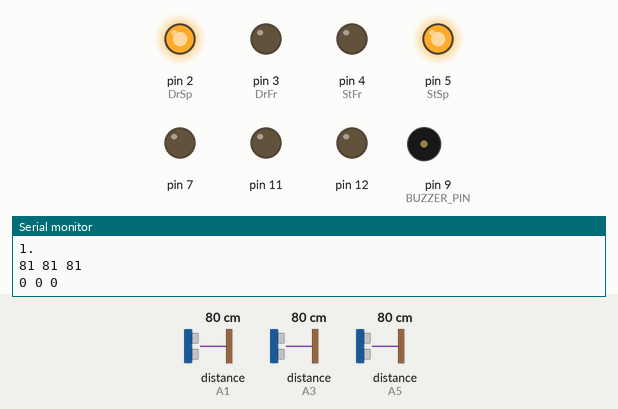
A sketch run on a simulated Arduino Uno, built with avr-gcc and run on an emulated ATmega328P. On the bench: output pins drawn as LEDs (lit = HIGH), buzzer (waves = sounding, pin HIGH), the last lines printed to the serial monitor. Inputs (shaded band) come from the test bench; at power-on: distance to the obstacle (sensors on A1, A3, A5) 80 cm. The echo pulse lasts 58.3 µs per cm.

Above: at 1.4 s.
1.5 s: distance to the obstacle (sensor on A1) set to 49 cm
3.0 s: distance to the obstacle (sensor on A1) set to 42 cm
At 4.1 s:
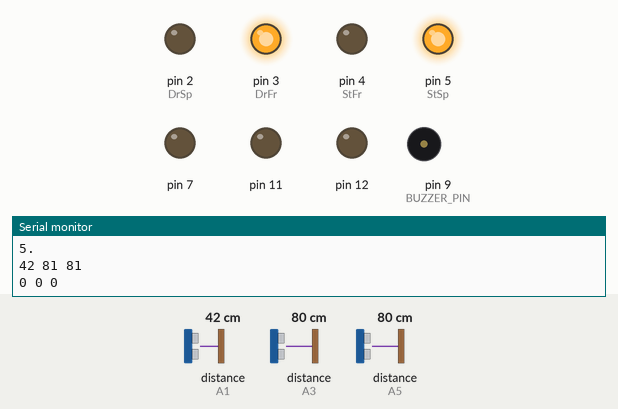
4.5 s: distance to the obstacle (sensor on A3) set to 27 cm
6.2 s: distance to the obstacle (sensor on A3) set to 22 cm
At 6.86 s:
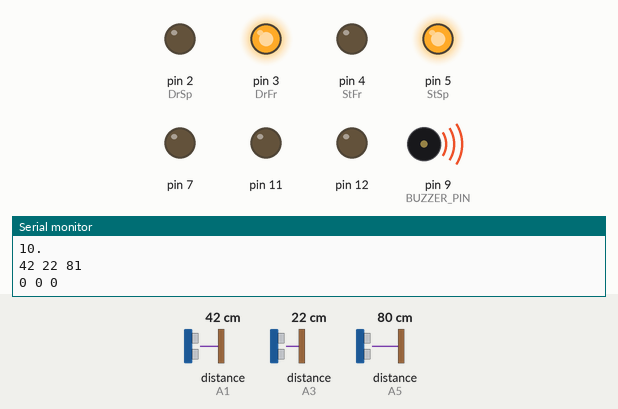
9.5 s: distance to the obstacle (sensor on A5) set to 45 cm
12.8 s: distance to the obstacle (sensor on A5) set to 39 cm
At 13.52 s:
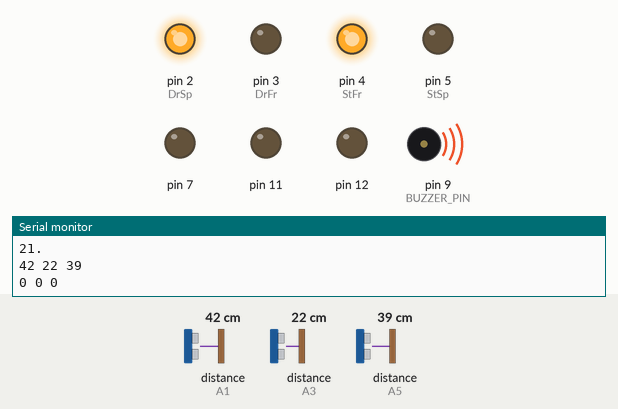
Timing chart, 0 to 17.1 s (numbered marks = the images above; inputs shaded):
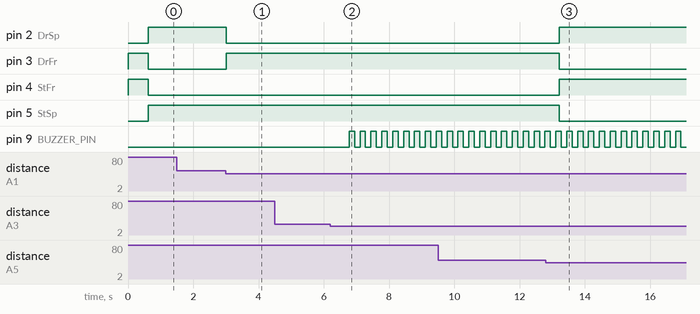

The sketch:

UltrasonicBuzzer.ino
```cpp
#include <Arduino.h>
#include <NewPing.h>

#include "Motion.h"
#include "TonePlayer.h"

#define BUZZER_PIN		9
#define BUZZER_START_BEEPS_CM	25

#define SAFE_DISTANCE			45
#define MINIMUM_SAFE_DISTANCE	20

#define SONAR_MAX_DISTANCE	200

/* Two basic states */
typedef enum States
{
	MOVE,
	SCAN
}state_t;

/* Scanning states */
typedef enum ScanningStates
{
	FRONT_LEFT,
	FRONT_RIGHT,
	BACK_LEFT,
	BACK_RIGHT
}scan_state_t;

state_t State = States::SCAN;
scan_state_t ScanState = ScanningStates::FRONT_LEFT;

/* Sensors identifiers */
typedef enum sensors_ids
{
	FRONT_LEFT_SENSOR = 0,
	FRONT_MIDDLE_SENSOR = 1,
	FRONT_RIGHT_SENSOR = 2,
	BACK_RIGHT_SENSOR = 3,
	BACK_MIDDLE_SENSOR = 4,
	BACK_LEFT_SENSOR = 5
} sensor_id_t;

/* Sensor data structure */
typedef struct sensor
{
	int echoPin = 0;
	int trigPin = 0;
	int currVal = 0;
	int lastVal = 0;
	int maxDistance = 100;
	//NewPing *driver;
} sensor_t;

/* Sensors array */
sensor_t sensors[6];

/* Initialize buzzer */
TonePlayer buzzer(TCCR1A, TCCR1B, OCR1AH, OCR1AL, TCNT1H, TCNT1L); // pin D9 (Uno), D11 (Mega)

int GetSensorDistance(int sensor)
{
//	// Classic time consuming method
//	int duration, distance;
//	digitalWrite(sensors[sensor].trigPin, LOW);
//	delayMicroseconds(2);
//	digitalWrite(sensors[sensor].trigPin, HIGH);
//	delayMicroseconds(10);
//	digitalWrite(sensors[sensor].trigPin, LOW);
//	duration = pulseIn(sensors[sensor].echoPin, HIGH);
//	distance = (duration / 2) / 29.1;

	static NewPing sonars[6] =
	        {
	                //		TR	EC
	                //NewPing(sensors[FRONT_LEFT_SENSOR].trigPin, sensors[FRONT_LEFT_SENSOR].echoPin, sensors[FRONT_LEFT_SENSOR].maxDistance),
	                //NewPing(sensors[FRONT_MIDDLE_SENSOR].trigPin, sensors[FRONT_MIDDLE_SENSOR].echoPin, sensors[FRONT_MIDDLE_SENSOR].maxDistance),
	                //NewPing(sensors[FRONT_RIGHT_SENSOR].trigPin, sensors[FRONT_RIGHT_SENSOR].echoPin, sensors[FRONT_RIGHT_SENSOR].maxDistance),
	                NewPing(A0, A1, SONAR_MAX_DISTANCE),
	                NewPing(A2, A3, SONAR_MAX_DISTANCE),
	                NewPing(A4, A5, SONAR_MAX_DISTANCE),
	                NewPing(7, 6, SONAR_MAX_DISTANCE),
	                NewPing(12, 8, SONAR_MAX_DISTANCE),
	                NewPing(11, 10, SONAR_MAX_DISTANCE)
	        };

	int distance = sonars[sensor].ping() / US_ROUNDTRIP_CM;

	/* Also store the distance */
	if( distance > 0 )
	{
		sensors[sensor].lastVal = sensors[sensor].currVal;
		sensors[sensor].currVal = distance;
		return distance;
	}
	else
	{
		return sensors[sensor].currVal;
	}

}

void UpdateSensors()
{
	for (int i = 0; i < (int) (sizeof(sensors) / sizeof(sensors[0])) / 2; i++)
		GetSensorDistance(i);
}

void PrintSensors()
{
	static int i = 0;

	Serial.print(i++);
	Serial.print(".\n");
	Serial.print(sensors[FRONT_LEFT_SENSOR].currVal);
	Serial.print(" ");
	Serial.print(sensors[FRONT_MIDDLE_SENSOR].currVal);
	Serial.print(" ");
	Serial.print(sensors[FRONT_RIGHT_SENSOR].currVal);
	Serial.print("\n");

	Serial.print(sensors[BACK_LEFT_SENSOR].currVal);
	Serial.print(" ");
	Serial.print(sensors[BACK_MIDDLE_SENSOR].currVal);
	Serial.print(" ");
	Serial.print(sensors[BACK_RIGHT_SENSOR].currVal);
	Serial.print("\n\n");
}

void setup()
{
	Serial.begin(115200);

	/* Setting up sensors pins */
	sensors[FRONT_LEFT_SENSOR].echoPin = A1;
	sensors[FRONT_LEFT_SENSOR].trigPin = A0;

	sensors[FRONT_MIDDLE_SENSOR].echoPin = A3;
	sensors[FRONT_MIDDLE_SENSOR].trigPin = A2;

	sensors[FRONT_RIGHT_SENSOR].echoPin = A5;
	sensors[FRONT_RIGHT_SENSOR].trigPin = A4;

	sensors[BACK_LEFT_SENSOR].echoPin = 6;
	sensors[BACK_LEFT_SENSOR].trigPin = 7;

	sensors[BACK_MIDDLE_SENSOR].echoPin = 8;
	sensors[FRONT_MIDDLE_SENSOR].trigPin = 12;

	sensors[BACK_RIGHT_SENSOR].echoPin = 10;
	sensors[FRONT_RIGHT_SENSOR].trigPin = 11;

	/* Initialize pins */
	for (int i = 0; i < (int) (sizeof(sensors) / sizeof(sensors[0])); i++)
	{
		pinMode(sensors[i].echoPin, INPUT);
		pinMode(sensors[i].trigPin, OUTPUT);
	}

	/* Setting up buzzers pins */
	pinMode(BUZZER_PIN, OUTPUT);

	/* Init motors */
	motionInit();
}

int GetMinimumDistance()
{
	int smallest_distance = SONAR_MAX_DISTANCE;
	/* Get smallest distance to check whether buzzes shall send tone or not */
	for (int i = 0; i < (int) (sizeof(sensors) / sizeof(sensors[0])); i++)
	{
		if( (sensors[i].currVal != 0)
		        && (sensors[i].currVal < smallest_distance) )
			smallest_distance = sensors[i].currVal;
	}
	return smallest_distance;
}

int GetMaximumDistance()
{
	int max_distance = 0;
	/* Get smallest distance to check whether buzzes shall send tone or not */
	for (int i = 0; i < (int) (sizeof(sensors) / sizeof(sensors[0])); i++)
	{
		if( (sensors[i].currVal != 0) && (sensors[i].currVal > max_distance) )
			max_distance = sensors[i].currVal;
	}
	return max_distance;
}

bool ClearToGoFront()
{
	if(sensors[FRONT_LEFT_SENSOR].currVal > MINIMUM_SAFE_DISTANCE
					&& sensors[FRONT_RIGHT_SENSOR].currVal > MINIMUM_SAFE_DISTANCE
					&& sensors[FRONT_MIDDLE_SENSOR].currVal > MINIMUM_SAFE_DISTANCE)
		return true;
	else
		return false;
}

bool ClearToGoBack()
{
	if(sensors[BACK_LEFT_SENSOR].currVal > MINIMUM_SAFE_DISTANCE
					&& sensors[BACK_RIGHT_SENSOR].currVal > MINIMUM_SAFE_DISTANCE
					&& sensors[BACK_MIDDLE_SENSOR].currVal > MINIMUM_SAFE_DISTANCE)
		return true;
	else
		return false;
}

long prevMillisUpdateSensors = 0;
long tmpCounter = 0;

void loop()
{
	if( millis() - prevMillisUpdateSensors >= 600 )
	{
		prevMillisUpdateSensors = millis();

		//digitalWrite(FRONT_BUZZER_PIN, HIGH);
		UpdateSensors();
		PrintSensors();

		int smallest_distance = SONAR_MAX_DISTANCE;
		/* Get smallest distance to check whether buzzes shall send tone or not */
		for (int i = 0; i < (int) (sizeof(sensors) / sizeof(sensors[0])); i++)
		{
			if( (sensors[i].currVal != 0) && (sensors[i].currVal < smallest_distance) )
				smallest_distance = sensors[i].currVal;
		}

		if( smallest_distance < BUZZER_START_BEEPS_CM && smallest_distance != 0 )
		{
			int buzzer_hz = map(smallest_distance, 1, BUZZER_START_BEEPS_CM, 10, 1);
			buzzer.tone(buzzer_hz);
		}
		else
		{
			buzzer.noTone();
		}
	}

	/* Car state */
	if(GetMaximumDistance() <= MINIMUM_SAFE_DISTANCE && State != SCAN)
	{
		State = States::SCAN;
		if( sensors[FRONT_LEFT_SENSOR].currVal > sensors[FRONT_RIGHT_SENSOR].currVal )
		{
			ScanState = ScanningStates::FRONT_LEFT;
		}
		else if( sensors[FRONT_RIGHT_SENSOR].currVal > sensors[FRONT_LEFT_SENSOR].currVal )
		{
			ScanState = ScanningStates::FRONT_RIGHT;
		}
	}
	else
	{
		State = States::MOVE;
	}

	/** ********************************************************************************* **/

	/* Handle scanning state */
	if( State == States::SCAN )
	{
		if(sensors[FRONT_LEFT_SENSOR].currVal < MINIMUM_SAFE_DISTANCE
				&& sensors[FRONT_RIGHT_SENSOR].currVal < MINIMUM_SAFE_DISTANCE
				&& sensors[FRONT_MIDDLE_SENSOR].currVal < MINIMUM_SAFE_DISTANCE)
		{
			moveBackward();
		}
		else if( ScanState == ScanningStates::FRONT_LEFT )
		{
			turnLeft();
			if(ClearToGoFront())
				State = States::MOVE;
		}
		else if( ScanState == ScanningStates::FRONT_RIGHT )
		{
			turnRight();
			if(ClearToGoFront())
				State = States::MOVE;
		}
	}

	/* Handle moving state */
	if( State == States::MOVE )
	{
		if( sensors[FRONT_MIDDLE_SENSOR].currVal > SAFE_DISTANCE
		        && sensors[FRONT_LEFT_SENSOR].currVal > SAFE_DISTANCE
		        && sensors[FRONT_RIGHT_SENSOR].currVal > SAFE_DISTANCE )
		{
			moveForward();
		}
		else if( sensors[FRONT_LEFT_SENSOR].currVal > sensors[FRONT_RIGHT_SENSOR].currVal )
		{
			turnLeft();
		}
		else if( sensors[FRONT_RIGHT_SENSOR].currVal > sensors[FRONT_LEFT_SENSOR].currVal )
		{
			turnRight();
		}
	}
}
```

Motion.h
```cpp
/*
 * Motion.h
 *
 *  Created on: Sep 8, 2018
 *      Author: curiosul
 */

#ifndef MOTION_H_
#define MOTION_H_

#include <Arduino.h>

int DrFr = 3;
int DrSp = 2;
int StFr = 4;
int StSp = 5;

void motionInit()
{
	pinMode(DrFr,OUTPUT);
	pinMode(StFr,OUTPUT);
	pinMode(DrSp,OUTPUT);
	pinMode(StSp,OUTPUT);
	digitalWrite(DrFr,LOW);
	digitalWrite(StFr,LOW);
	digitalWrite(DrSp,LOW);
	digitalWrite(StSp,LOW);
}

void moveStop()
{
	digitalWrite(DrFr, LOW);
	digitalWrite(StFr, LOW);
	digitalWrite(DrSp, LOW);
	digitalWrite(StSp, LOW);
}

void moveBackward()
{
	digitalWrite(DrFr, HIGH);
	digitalWrite(StFr, HIGH);
	digitalWrite(DrSp, LOW);
	digitalWrite(StSp, LOW);
}

void moveForward()
{
	digitalWrite(DrFr, LOW);
	digitalWrite(StFr, LOW);
	digitalWrite(DrSp, HIGH);
	digitalWrite(StSp, HIGH);
}

void turnLeft()
{
	digitalWrite(DrFr, LOW);
	digitalWrite(StFr, HIGH);
	digitalWrite(DrSp, HIGH);
	digitalWrite(StSp, LOW);
}

void turnRight()
{
	digitalWrite(DrFr, HIGH);
	digitalWrite(StFr, LOW);
	digitalWrite(DrSp, LOW);
	digitalWrite(StSp, HIGH);
}

#endif /* MOTION_H_ */
```

TonePlayer.h
```cpp
// (licence header left out)
#ifndef _TONE_PLAYER_
#define _TONE_PLAYER_

#include <Arduino.h>

class TonePlayer
  {
  // addresses of output ports - NULL if not applicable
  volatile byte * const timerRegA_;
  volatile byte * const timerRegB_;
  volatile byte * const timerOCRH_;
  volatile byte * const timerOCRL_;
  volatile byte * const timerTCNTH_;
  volatile byte * const timerTCNTL_;

  public:
    // constructor
    TonePlayer (
          // ports
          volatile byte & timerRegA,
          volatile byte & timerRegB,
          volatile byte & timerOCRH,
          volatile byte & timerOCRL,
          volatile byte & timerTCNTH,
          volatile byte & timerTCNTL)
       :
         timerRegA_  (&timerRegA),
         timerRegB_  (&timerRegB),
         timerOCRH_  (&timerOCRH),
         timerOCRL_  (&timerOCRL),
         timerTCNTH_ (&timerTCNTH),
         timerTCNTL_ (&timerTCNTH)
  { }

    void tone (const unsigned int Hz);
    void noTone ();

  };  // end of TonePlayer

void TonePlayer::tone (const unsigned int Hz)
{
  // it takes two toggles for one "cycle"
  unsigned long ocr = F_CPU / Hz / 2;
  byte prescaler = _BV (CS10);  // start with prescaler of 1  (bits are the same for all timers)

  // too large? prescale it
  if (ocr > 0xFFFF)
    {
    prescaler |= _BV (CS11);    // now prescaler of 64
    ocr /= 64;
    }

  // stop timer
  *timerRegA_ = 0;
  *timerRegB_ = 0;

  // reset counter
  *timerTCNTH_ = 0;
  *timerTCNTL_ = 0;

  // what to count up to
  *timerOCRH_ = highByte (ocr);
  *timerOCRL_ = lowByte (ocr);

  *timerRegA_ = _BV (COM1A0);             // toggle output pin
  *timerRegB_ = _BV (WGM12) | prescaler;  // CTC
  }  // end of TonePlayer::tone

void TonePlayer::noTone ()
  {
  // stop timer
  *timerRegA_ = 0;
  *timerRegB_ = 0;
  } // end of TonePlayer::noTone

#endif // _TONE_PLAYER_
```

Measured:
- the behaviour switches between 45 and 44 cm on distance to the obstacle (sensor on A1) (found by bisection; images 0 and 1)
- the behaviour switches between 25 and 24 cm on distance to the obstacle (sensor on A3) (found by bisection; images 1 and 2)
- the behaviour switches between 42 and 41 cm on distance to the obstacle (sensor on A5) (found by bisection; images 2 and 3)
- after the input at 3.0 s, pin 2 (DrSp): HIGH → LOW at once; pin 3 (DrFr): LOW → HIGH at once
- after the input at 6.2 s, pin 9 (BUZZER_PIN): alternates HIGH for 0.17 s and LOW for 0.17 s, starting after 0.58 s
- after the input at 12.8 s, pin 2 (DrSp), pin 4 (StFr): LOW → HIGH after 0.41 s; pin 3 (DrFr), pin 5 (StSp): HIGH → LOW after 0.41 s
